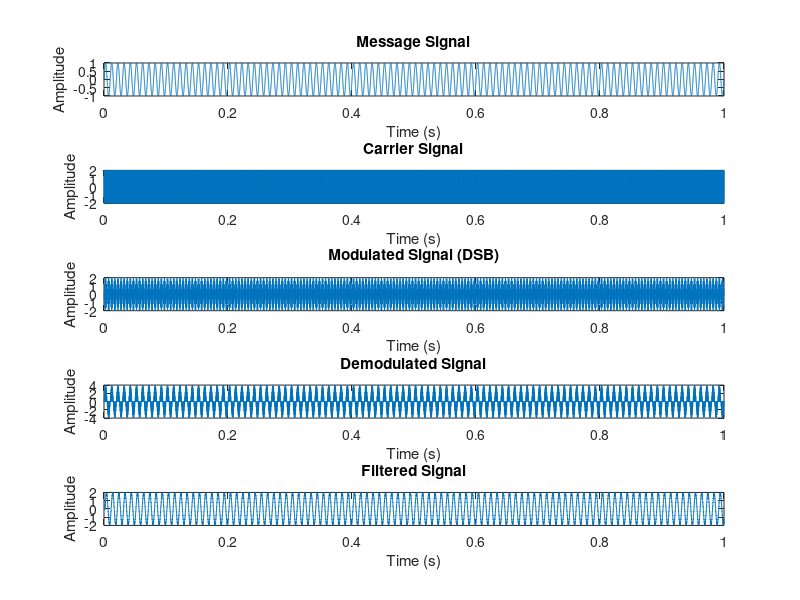

This figure's MATLAB source:
%{
AM Modulation and Demodulation
--------------------------------------------------------------------------
File: Script_AM_Mod_Demod.m  

Description: AM based Modualation and Demodulation Process Demonstration   

Author: Vishaka Basnayake

Contact Information:
  - Email: vishakab@sltc.ac.lk
  - GitHub: https://github.com/vishakab

Date: October 7, 2023

Revision History:
  - Version 1.0 (October 1, 2023): Initial release.
  - Version 1.1 (October 4, 2023): Update filter order and passband edge frequency
%}

%--------------------------------------------------------------------------
clc
clear all
close all

%% Initialization

fs = 2^14; % Sampling frequency
t = 0:1/fs:1; % Time vector
fc = 1000; % Carrier frequency (Hz)
fm = 100; % Message signal frequency (Hz)
Am = 1; % Message signal amplitude
Ac = 2; % Carrier signal amplitude

%% Transmission

% Message signal (sine wave)
message_signal = Am * sin(2*pi*fm*t);
fprintf('Message Signal: Amplitude = %.2f, Frequency = %d Hz\n', Am, fm);

% Carrier signal (sine wave)
carrier_signal = Ac * cos(2*pi*fc*t);

% DSB modulation
modulated_signal = message_signal .* carrier_signal;

%% Reception
% DSB demodulation
demodulated_signal = modulated_signal .* carrier_signal;

% Low-pass filtering to remove carrier frequency
% Design the FIR low-pass filter using fir1
passband_edge = 100; % Passband edge frequency (Hz)
stopband_edge = 2500; % Stopband edge frequency (Hz)
filter_order = 50; % Filter order
normalized_passband_edge = passband_edge / (fs/2);
normalized_stopband_edge = stopband_edge/ (fs/2);
filter_coeff = fir1(filter_order, [normalized_passband_edge, normalized_stopband_edge], 'low');
 
% Use the filter function to filter the demodulated signal
filtered_demodulated_signal = filter(filter_coeff, 1, demodulated_signal);

%% Visualization
% Plot the signals
subplot(5,1,1);
plot(t, message_signal);
title('Message Signal');
xlabel('Time (s)');
ylabel('Amplitude');

subplot(5,1,2);
plot(t, carrier_signal);
title('Carrier Signal');
xlabel('Time (s)');
ylabel('Amplitude');

% Display the modulated signal
subplot(5,1,3);
plot(t, modulated_signal);
title('Modulated Signal (DSB)');
xlabel('Time (s)');
ylabel('Amplitude');

% Display the Filtered and Demodulated signal (should resemble the message signal)
subplot(5,1,4);
plot(t, demodulated_signal);
title('Demodulated Signal');
xlabel('Time (s)');
ylabel('Amplitude');

% Display the Filtered and Demodulated signal (should resemble the message signal)
subplot(5,1,5);
plot(t, filtered_demodulated_signal);
title('Filtered Signal');
xlabel('Time (s)');
ylabel('Amplitude');
